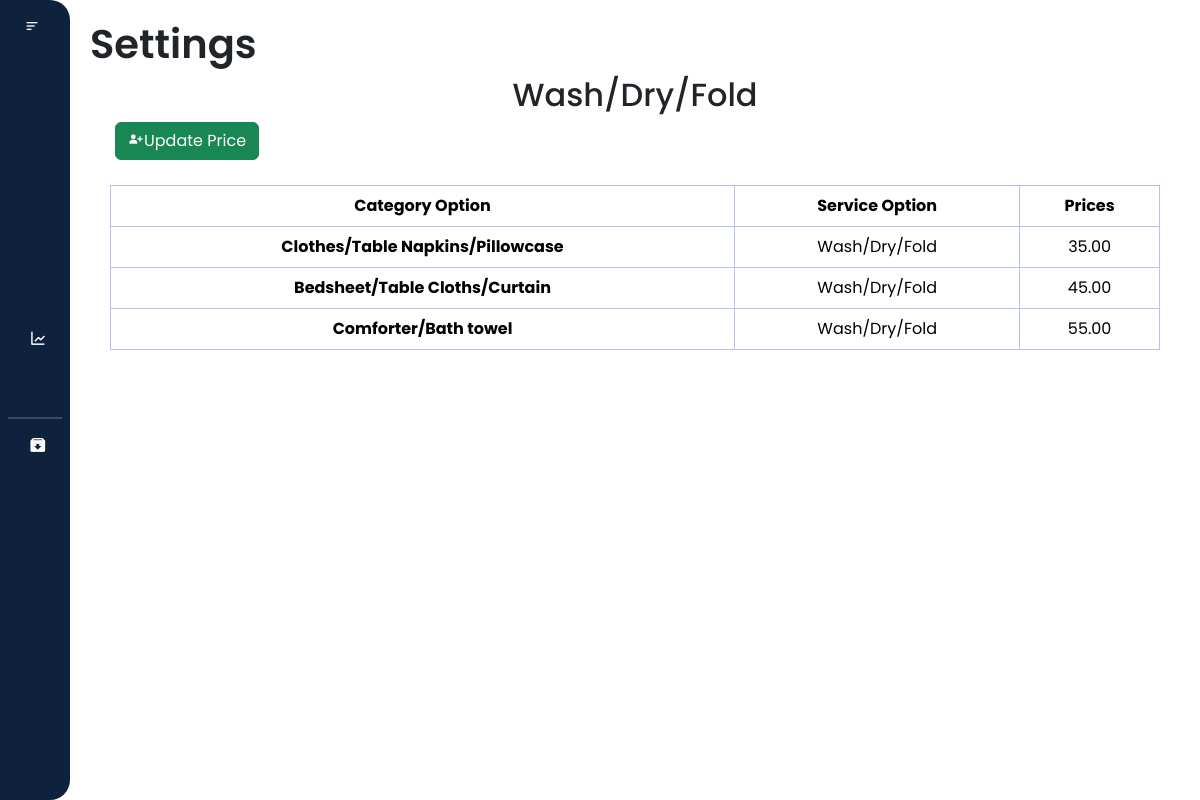
The page /settings/categ1.php (signed in) on the database its author committed.
### tables this page shows
CREATE TABLE `service_category_price` (
  `id` int(11) NOT NULL,
  `service_id` int(11) NOT NULL,
  `category_id` int(11) NOT NULL,
  `price` decimal(10,2) NOT NULL
);

CREATE TABLE `category` (
  `category_id` int(11) NOT NULL,
  `laundry_category_option` varchar(255) NOT NULL
);

CREATE TABLE `service` (
  `service_id` int(11) NOT NULL,
  `laundry_service_option` varchar(255) NOT NULL
);

### settings/categ1.php (the view, shortened to what this page needs)
<?php
include 'connect.php';
$user_role = $_SESSION['user_role'];
$sql = "SELECT scp.price, c.laundry_category_option, s.laundry_service_option
        FROM service_category_price scp
        JOIN category c ON scp.category_id = c.category_id
        JOIN service s ON scp.service_id = s.service_id
        WHERE s.service_id = 1";
$result = mysqli_query($conn, $sql);
$prices = [];
if ($result) {
    while ($row = mysqli_fetch_assoc($result)) {
        $prices[] = $row;
    }
} else {
    die("Query Failed: " . $conn->error);
}
?>
<!DOCTYPE html>
<html lang="en">
<head>
    <link href="https://cdn.jsdelivr.net/npm/bootstrap@5.3.3/dist/css/bootstrap.min.css" rel="stylesheet"
>
    <link href="https://cdn.lineicons.com/4.0/lineicons.css" rel="stylesheet" />
    <link href='https://unpkg.com/boxicons@2.1.4/css/boxicons.min.css' rel='stylesheet'>
    <link rel="stylesheet" href="categ1.css">
</head>
<body>
    <div class="wrapper">
        <aside id="sidebar">
            <div class="d-flex">
                <button id="toggle-btn" type="button">
                    <i class="bx bx-menu-alt-left"></i>
                </button>
            </div>
            <ul class="sidebar-nav">
                <li class="sidebar-item">
                    <a href="/laundry_system/dashboard/dashboard.php" class="sidebar-link">
                    </a>
                </li>
                <li class="sidebar-item">
                    <a href="/laundry_system/profile/profile.php" class="sidebar-link">
                    </a>
                </li>
                <?php if ($user_role === 'admin') : ?>
                    <li class="sidebar-item">
                        <a href="/laundry_system/users/users.php" class="sidebar-link">
                        </a>
                    </li>
                    <li class="sidebar-item">
                        <a href="/laundry_system/records/customer.php" class="sidebar-link has-dropdown collapsed"
                            data-bs-toggle="collapse" data-bs-target="#records" aria-expanded="false"
                            aria-controls="records">
                        </a>
                    </li>
                <?php endif; ?>
                <li class="sidebar-item">
                    <a href="/laundry_system/transaction/transaction.php" class="sidebar-link">
                    </a>
                </li>
                <li class="sidebar-item">
                    <a href="/laundry_system/sales_report/report.php" class="sidebar-link">
                        <i class='bx bx-line-chart'></i>
                    </a>
                </li>
                <?php if ($user_role === 'admin') :?>
                    <li class="sidebar-item">
                        <a href="/laundry_system/settings/setting.php" class="sidebar-link">
                        </a>
                    </li>
                    <hr style="border: 1px solid #b8c1ec; margin: 8px">
                    <li class="sidebar-item">
                        <a href="/laundry_system/archived/archive_users.php" class="sidebar-link">
                            <i class='bx bxs-archive-in'></i>
                        </a>
                    </li>
                <?php endif; ?>
            </ul>
            <div class="sidebar-footer">
                <a href="javascript:void(0)" class="sidebar-link" id="btn_logout">
                </a>
            </div>
        </aside>
        <div class="main-content">
            <nav>
                <div class="d-flex justify-content-between align-items-center">
                    <h1>Settings</h1>
                </div>
                <div class="text" style="text-align: center;" name="category">
                    <h2>Wash/Dry/Fold</h2>
                </div>
            </nav>
            <div class="box">
                    <form action="edit1.php" method="POST">
                        <button type="submit" class="btn btn-success" id="updatePriceButton">
                        <i class='bx bxs-user-plus'></i>Update Price</button>
                    </form>
            </div>
            <div class="table-responsive">
                <table class="table table-bordered text-center">
                    <thead>
                        <tr class="bg-dark text-white">
                            <th>Category Option</th>
                            <th>Service Option</th>
                            <th>Prices</th>
                        </tr>
                    </thead>
                    <tbody>
                        <?php
                            foreach ($prices as $row) {
                            $laundry_category_option = $row['laundry_category_option'];
                            $laundry_service_option = $row['laundry_service_option'];
                            $price = $row['price'];
                            echo '<tr>
                                  <th scope="row">' . $laundry_category_option . '</th>
                                  <td>' . $laundry_service_option . '</td>
                                  <td>' . $price . '</td>
                                  </tr>';
                                }
                            ?>
                    </tbody>
                </table>
            </div>
        </div>
    </div>
</body>
</html>

### settings/categ1.css (style rules this page uses)
* { margin: 0; padding: 0; font-family: "Poppins", sans-serif; box-sizing: border-box; }
html { scroll-behavior: smooth; }
a { text-decoration: none; }
li { list-style: none; }
h1 { font-weight: 600; font-size: 1.5 rem; }
.wrapper { display: flex; width: 100%; height: 100vh; }
#sidebar { display: flex; width: 70px; min-width: 70px; z-index: 1000; transition: all 0.25s ease-in-out; flex-direction: column; background-color: #0e223e; border-radius: 0 20px 20px 0; }
#toggle-btn { background-color: transparent; cursor: pointer; border: 0; padding: 1rem 1.5rem; }
#toggle-btn i { font-size: 1.5 rem; color: #fff; }
.sidebar-nav { padding: 2rem 0; flex: 1 1 auto; }
a.sidebar-link { padding: 0.625rem 1.625rem; color: #fff; display: block; font-size: 0.9rem; white-space: nowrap; border-left: 3px solid transparent; text-decoration: none; }
.sidebar-link i { font-size: 1.1rem; margin-right: 0.75rem; }
.sidebar-item { position: relative; }
.main-content { flex: 1; overflow-y: auto; padding: 20px; transition: margin-left 0.5s ease; }
.table-responsive { padding: 20px; }
.table { width: 100%; border-collapse: collapse; border: #b8c1ec; margin: 0; }
th, td { border: 1px solid #b8c1ec; padding: 8px; text-align: center; }
.box { display: flex; flex-direction: row; margin: 5px; padding: 0 20px; }

### rows shown on the page
service_category_price: category.laundry_category_option "Clothes/Table Napkins/Pillowcase", service.laundry_service_option "Wash/Dry/Fold", price "35.00"
service_category_price: category.laundry_category_option "Bedsheet/Table Cloths/Curtain", service.laundry_service_option "Wash/Dry/Fold", price "45.00"
service_category_price: category.laundry_category_option "Comforter/Bath towel", service.laundry_service_option "Wash/Dry/Fold", price "55.00"
